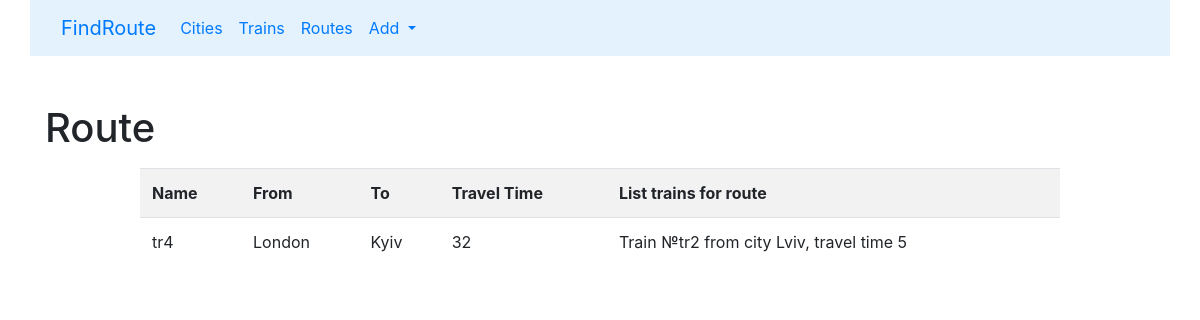
Page /detail/1/ on the committed database.
### routes/models.py (models this page shows, shortened)
class Route(models.Model):
    name = models.CharField(max_length=50, unique=True,
                            verbose_name='Route name')
    travel_times = models.PositiveSmallIntegerField(verbose_name='Total travel time')
    from_city = models.ForeignKey(City, on_delete=models.CASCADE,
                                  related_name='route_from_city_set',
                                  verbose_name='From which city'
                                  )
    to_city = models.ForeignKey('cities.City', on_delete=models.CASCADE,
                                related_name='route_to_city_set',
                                verbose_name='To which city'
                                )
    trains = models.ManyToManyField(
        'trains.Train', verbose_name='List of trains',)
    class Meta:
        verbose_name = 'Route'
        verbose_name_plural = 'Routes'
        ordering = ['travel_times']

### cities/models.py (models this page shows, shortened)
class City(models.Model):
    name = models.CharField(max_length=255, unique=True, verbose_name='City')
    def __str__(self):
        return self.name
    class Meta:
        verbose_name_plural = 'Cities'
        verbose_name = 'City'
        ordering = ['name']

### trains/models.py (models this page shows, shortened)
class Train(models.Model):
    name = models.CharField(max_length=50, unique=True, verbose_name='Train number')
    travel_time = models.PositiveSmallIntegerField(verbose_name='Travel time')
    from_city = models.ForeignKey(City, on_delete=models.CASCADE, related_name='from_city_set', verbose_name='From which city')
    to_city = models.ForeignKey(to='cities.City', on_delete=models.CASCADE, related_name='to_city_set', verbose_name='In which city')
    class Meta:
        verbose_name = 'Train'
        verbose_name_plural = 'Trains'
        ordering = ['travel_time']

### routes/views.py (the view)
# urls.py: path('detail/<int:pk>/', RouteDetailView.as_view(), name='detail'),
class RouteDetailView(DetailView):
    queryset = Route.objects.all()
    template_name = 'routes/detail.html'

### routes/templates/routes/detail.html (shortened to what this page needs)
{% extends "base.html" %}
{% block content %}
<h1>Route</h1>
<div class="row">
    <div class="col-md-10 mx-auto my-2">
        <table class="table table-striped">
            <tr>
                <th>Name</th>
                <th>From</th>
                <th>To</th>
                <th>Travel Time</th>
                <th>List trains for route</th>
            </tr>
                <tr>
                    <td>
                        {{ object.name }}
                    </td>
                    <td>{{ object.from_city }}</td>
                    <td>{{ object.to_city }}</td>
                    <td>{{ object.travel_times }}</td>
                    <td>
                        {% for train in object.trains.all %}
                            <p>Train №{{ train.name }} from city {{ train.from_city }}, travel time {{ train.travel_time }}</p>
                        {% endfor %}
                    </td>
                </tr>
        </table>
    </div>
</div>
{% endblock %}

### rows in the picture
Route: name "tr4", from_city "London", to_city "Kyiv", travel_times "32"
Train: name "tr2", from_city "Lviv", travel_time "5"
